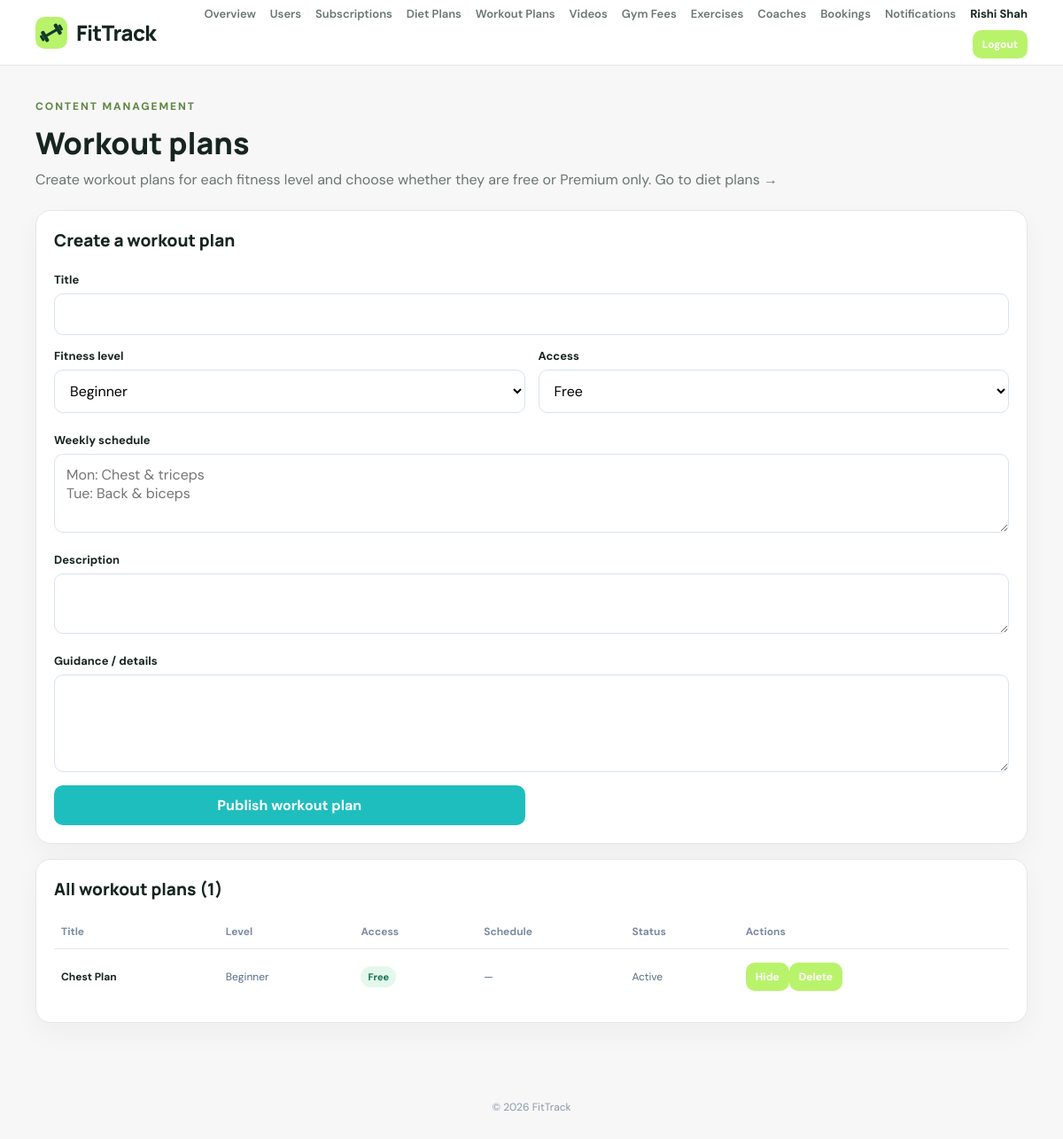
Page /admin/workout-plans.php (signed in) on the earlier database version.
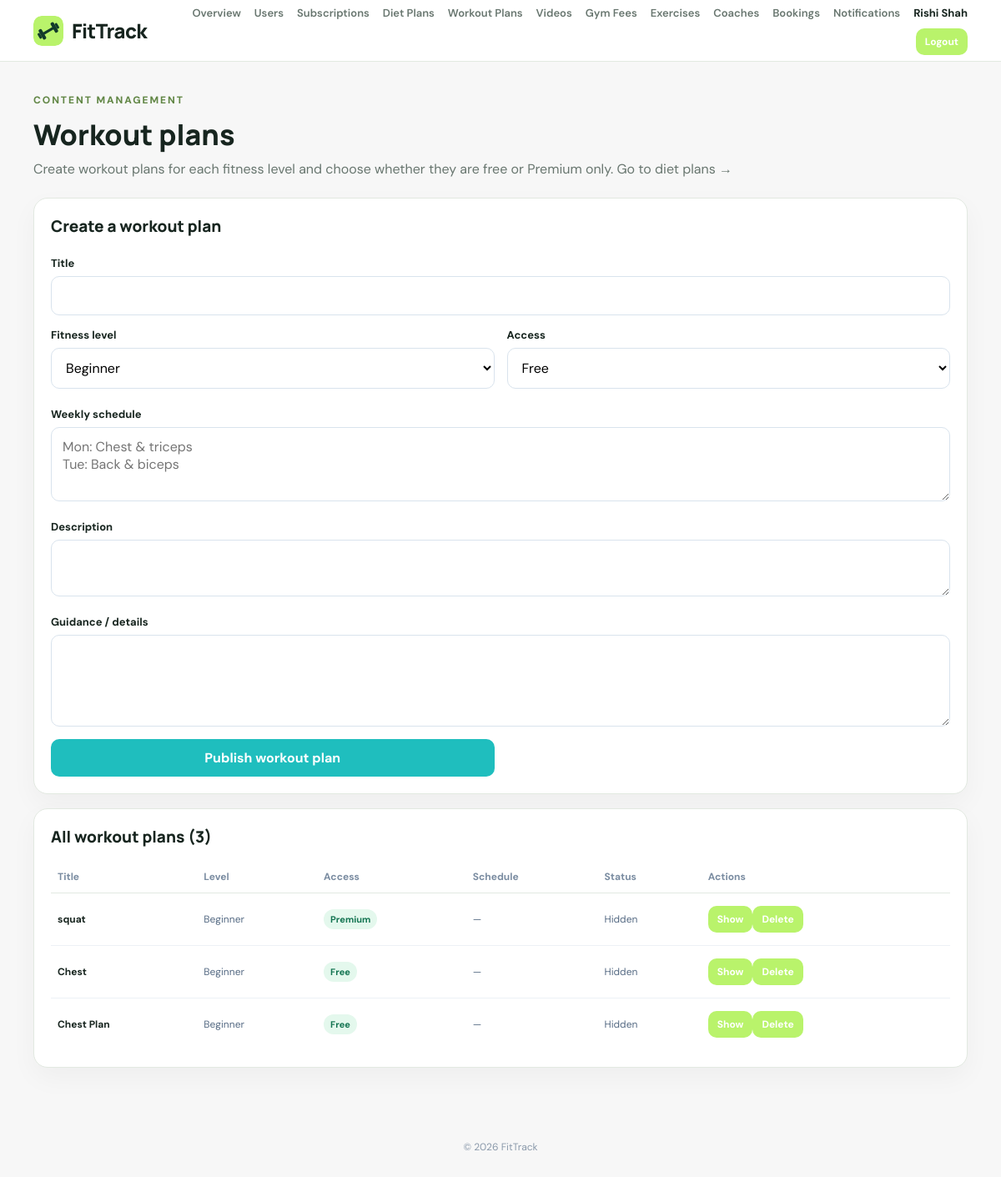
Same page on the later database version.
### tables this page shows
CREATE TABLE `workout_templates` (
  `id` bigint(20) UNSIGNED NOT NULL,
  `title` varchar(160) NOT NULL,
  `description` text DEFAULT NULL,
  `fitness_level` enum('beginner','intermediate','advanced','expert') NOT NULL,
  `access_type` enum('free','premium') NOT NULL DEFAULT 'free',
  `schedule_text` text DEFAULT NULL,
  `guidance` text DEFAULT NULL,
  `is_active` tinyint(1) NOT NULL DEFAULT 1,
  `created_by` bigint(20) UNSIGNED DEFAULT NULL,
  `created_at` timestamp NOT NULL DEFAULT current_timestamp()
);

### admin/workout-plans.php (the view, shortened to what this page needs)
<?php
require_once __DIR__ . '/../includes/auth.php';
$plans = $pdo->query('SELECT * FROM workout_templates ORDER BY access_type DESC, created_at DESC')->fetchAll();
require __DIR__ . '/../includes/header.php';
?>
<section class="page-heading">
    <div>
        <p class="eyebrow">CONTENT MANAGEMENT</p>
        <h1>Workout plans</h1>
        <p>Create workout plans for each fitness level and choose whether they are free or Premium only.
           <a href="diet-plans.php">Go to diet plans →</a></p>
    </div>
</section>
<section class="panel">
    <h2>Create a workout plan</h2>
    <form method="post" class="form-grid">
        <div class="full">
            <label>Title</label>
            <input name="title" required maxlength="160">
        </div>
        <div>
            <label>Fitness level</label>
            <select name="fitness_level">
                <option value="beginner">Beginner</option>
            </select>
        </div>
        <div>
            <label>Access</label>
            <select name="access_type">
                <option value="free">Free</option>
            </select>
        </div>
        <div class="full">
            <label>Weekly schedule</label>
            <textarea name="schedule_text" rows="3" placeholder="Mon: Chest &amp; triceps&#10;Tue: Back &amp; biceps"></textarea>
        </div>
        <div class="full">
            <label>Description</label>
            <textarea name="description" rows="2"></textarea>
        </div>
        <div class="full">
            <label>Guidance / details</label>
            <textarea name="guidance" rows="4"></textarea>
        </div>
        <div><button class="button">Publish workout plan</button></div>
    </form>
</section>
<section class="panel">
    <h2>All workout plans (<?= count($plans) ?>)</h2>
    <?php if (!$plans): ?>
        <p>No workout plans yet.</p>
    <?php else: ?>
        <div class="table-wrap">
            <table>
                <thead>
                    <tr><th>Title</th><th>Level</th><th>Access</th><th>Schedule</th><th>Status</th><th>Actions</th></tr>
                </thead>
                <tbody>
                <?php foreach ($plans as $p): ?>
                    <tr>
                        <td><strong><?= e($p['title']) ?></strong></td>
                        <td><?= e(ucfirst($p['fitness_level'])) ?></td>
                        <td><span class="badge"><?= e(ucfirst($p['access_type'])) ?></span></td>
                        <td><?= e(mb_strimwidth((string) ($p['schedule_text'] ?? '—'), 0, 60, '…')) ?></td>
                        <td><?= $p['is_active'] ? 'Active' : 'Hidden' ?></td>
                        <td>
                            <form method="post" class="inline-form">
                                <button class="btn btn-small" name="action" value="toggle"><?= $p['is_active'] ? 'Hide' : 'Show' ?></button>
                                <button class="btn btn-small" name="action" value="delete" onclick="return confirm('Delete this workout plan?')">Delete</button>
                            </form>
                        </td>
                    </tr>
                <?php endforeach; ?>
                </tbody>
            </table>
        </div>
    <?php endif; ?>
</section>
<?php require __DIR__ . '/../includes/footer.php'; ?>

Differences in the rows shown:
added workout_templates: title "squat", fitness_level "Beginner", access_type "Premium", schedule_text "—", is_active "Hidden"
added workout_templates: title "Chest", fitness_level "Beginner", access_type "Free", schedule_text "—", is_active "Hidden"
changed workout_templates "Chest Plan": is_active "Active Hide" → "Hidden Show"
Other differences:
count($plans): "1" → "3"
